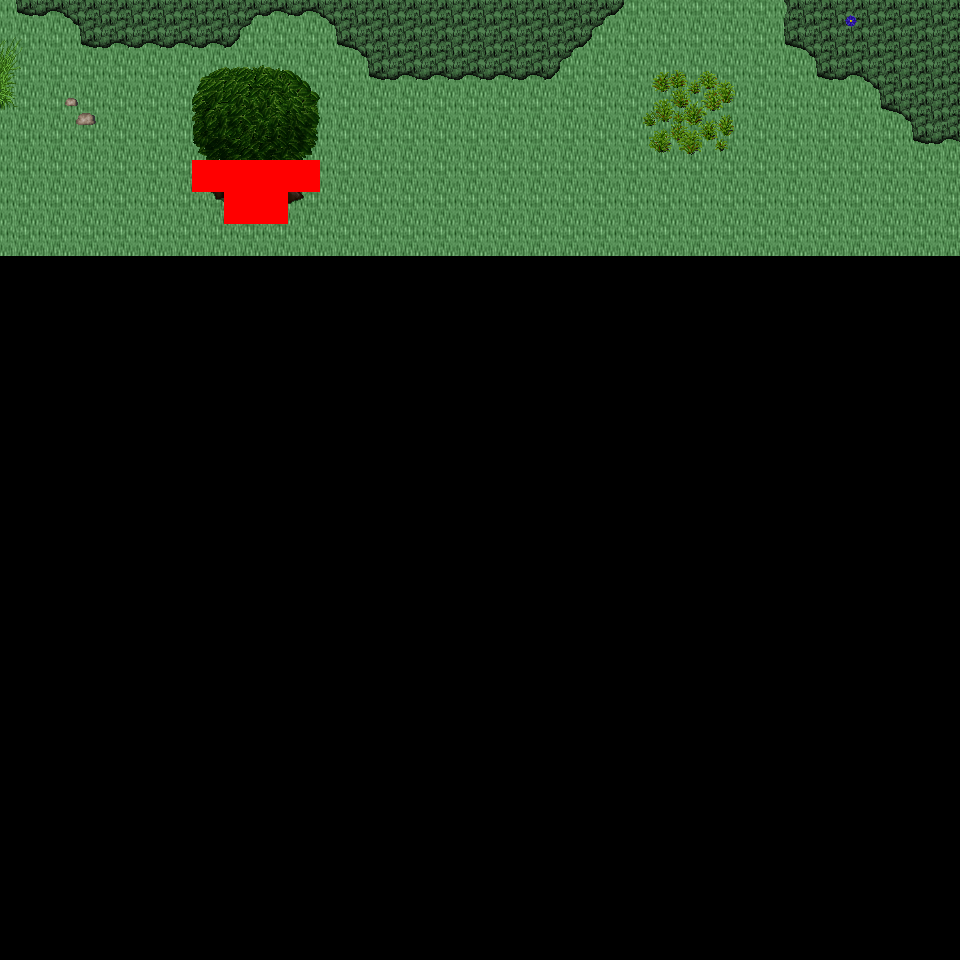

This is a level from a 2D game, rendered from its Tiled map with the project's own tilesets. A one-line summary and the map file follow, with tile-layer data summarised:
An orthogonal 30x30 tile map with 32x32 px tiles, 6 tile layers (Ground, Object, Object2, Above, ...), 33 tilesets and 3 objects (3x mapExit).

<map version="1.0" orientation="orthogonal" renderorder="right-down" width="30" height="30" tilewidth="32" tileheight="32" nextobjectid="4">
  <tileset firstgid="1" name="tileset_logic_collision" tilewidth="32" tileheight="32" tilecount="1" columns="1">
    <image source="../drawable/tileset_logic_collision.png" width="32" height="32" />
  </tileset>
  <tileset firstgid="2" name="tileset_ground_ground" tilewidth="32" tileheight="32" tilecount="33" columns="3">
    <image source="../drawable/tileset_ground_ground.png" width="96" height="352" />
  </tileset>
  <tileset firstgid="35" name="tileset_building_house_3" tilewidth="32" tileheight="32" tilecount="48" columns="6">
    <image source="../drawable/tileset_building_house_3.png" width="192" height="256" />
  </tileset>
  <tileset firstgid="83" name="tileset_building_house_chalet" tilewidth="32" tileheight="32" tilecount="56" columns="7">
    <image source="../drawable/tileset_building_house_chalet.png" width="224" height="256" />
  </tileset>
  <tileset firstgid="139" name="tileset_terrain_grassland" tilewidth="32" tileheight="32" tilecount="88" columns="8">
    <image source="../drawable/tileset_terrain_grassland.png" width="256" height="352" />
  </tileset>
  <tileset firstgid="227" name="tileset_ground_grass_edges" tilewidth="32" tileheight="32" tilecount="36" columns="12">
    <image source="../drawable/tileset_ground_grass_edges.png" width="384" height="96" />
  </tileset>
  <tileset firstgid="263" name="tileset_ground_grass_corners" tilewidth="32" tileheight="32" tilecount="24" columns="6">
    <image source="../drawable/tileset_ground_grass_corners.png" width="192" height="128" />
  </tileset>
  <tileset firstgid="287" name="tileset_ground_grass_2" tilewidth="32" tileheight="32" tilecount="21" columns="3">
    <image source="../drawable/tileset_ground_grass_2.png" width="96" height="224" />
  </tileset>
  <tileset firstgid="308" name="tileset_plant_tree_fall_trees" tilewidth="32" tileheight="32" tilecount="40" columns="8">
    <image source="../drawable/tileset_plant_tree_fall_trees.png" width="256" height="160" />
  </tileset>
  <tileset firstgid="348" name="tileset_plant_tree_pine_tree" tilewidth="32" tileheight="32" tilecount="20" columns="4">
    <image source="../drawable/tileset_plant_tree_pine_tree.png" width="128" height="160" />
  </tileset>
  <tileset firstgid="368" name="tileset_plant_tree_pine_tree_1" tilewidth="32" tileheight="32" tilecount="20" columns="4">
    <image source="../drawable/tileset_plant_tree_pine_tree_1.png" width="128" height="160" />
  </tileset>
  <tileset firstgid="388" name="tileset_plant_tree_tree_darkgreen" tilewidth="32" tileheight="32" tilecount="88" columns="8">
    <image source="../drawable/tileset_plant_tree_tree_darkgreen.png" width="256" height="352" />
  </tileset>
  <tileset firstgid="476" name="tileset_plant_tree_evergreen" tilewidth="32" tileheight="32" tilecount="36" columns="3">
    <image source="../drawable/tileset_plant_tree_evergreen.png" width="96" height="384" />
  </tileset>
  <tileset firstgid="512" name="tileset_plant_tree_dead_tree_3" tilewidth="32" tileheight="32" tilecount="16" columns="4">
    <image source="../drawable/tileset_plant_tree_dead_tree_3.png" width="128" height="128" />
  </tileset>
  <tileset firstgid="528" name="tileset_plant_stump_hollow_logs" tilewidth="32" tileheight="32" tilecount="6" columns="3">
    <image source="../drawable/tileset_plant_stump_hollow_logs.png" width="96" height="64" />
  </tileset>
  <tileset firstgid="534" name="tileset_plant_stump_stump_purple" tilewidth="32" tileheight="32" tilecount="4" columns="2">
    <image source="../drawable/tileset_plant_stump_stump_purple.png" width="64" height="64" />
  </tileset>
  <tileset firstgid="538" name="tileset_plant_leaves" tilewidth="32" tileheight="32" tilecount="8" columns="4">
    <image source="../drawable/tileset_plant_leaves.png" width="128" height="64" />
  </tileset>
  <tileset firstgid="546" name="tileset_building_door_brown_door" tilewidth="32" tileheight="32" tilecount="3" columns="1">
    <image source="../drawable/tileset_building_door_brown_door.png" width="32" height="96" />
  </tileset>
  <tileset firstgid="549" name="tileset_item_pot_barrel_with_flower" tilewidth="32" tileheight="32" tilecount="2" columns="2">
    <image source="../drawable/tileset_item_pot_barrel_with_flower.png" width="64" height="32" />
  </tileset>
  <tileset firstgid="551" name="tileset_ground_rock_pebbles" tilewidth="32" tileheight="32" tilecount="3" columns="1">
    <image source="../drawable/tileset_ground_rock_pebbles.png" width="32" height="96" />
  </tileset>
  <tileset firstgid="554" name="tileset_plant_mushroom3" tilewidth="32" tileheight="32" tilecount="2" columns="2">
    <image source="../drawable/tileset_plant_mushroom3.png" width="64" height="32" />
  </tileset>
  <tileset firstgid="556" name="tileset_plant_bush_large_green" tilewidth="32" tileheight="32" tilecount="9" columns="3">
    <image source="../drawable/tileset_plant_bush_large_green.png" width="96" height="96" />
  </tileset>
  <tileset firstgid="565" name="tileset_plant_flower_daisy_blue" tilewidth="32" tileheight="32" tilecount="8" columns="2">
    <image source="../drawable/tileset_plant_flower_daisy_blue.png" width="64" height="128" />
  </tileset>
  <tileset firstgid="573" name="tileset_plant_flower_daisy_red" tilewidth="32" tileheight="32" tilecount="8" columns="2">
    <image source="../drawable/tileset_plant_flower_daisy_red.png" width="64" height="128" />
  </tileset>
  <tileset firstgid="581" name="tileset_plant_flower_daisy_white" tilewidth="32" tileheight="32" tilecount="8" columns="2">
    <image source="../drawable/tileset_plant_flower_daisy_white.png" width="64" height="128" />
  </tileset>
  <tileset firstgid="589" name="tileset_plant_flower_daisy_yellow" tilewidth="32" tileheight="32" tilecount="8" columns="2">
    <image source="../drawable/tileset_plant_flower_daisy_yellow.png" width="64" height="128" />
  </tileset>
  <tileset firstgid="597" name="tileset_plant_flower_stone_edge_beds" tilewidth="32" tileheight="32" tilecount="24" columns="8">
    <image source="../drawable/tileset_plant_flower_stone_edge_beds.png" width="256" height="96" />
  </tileset>
  <tileset firstgid="621" name="tileset_logic_creature_human_evil" tilewidth="32" tileheight="32" tilecount="16" columns="8">
    <image source="../drawable/tileset_logic_creature_human_evil.png" width="256" height="64" />
  </tileset>
  <tileset firstgid="637" name="tileset_logic_creature_animal" tilewidth="32" tileheight="32" tilecount="32" columns="8">
    <image source="../drawable/tileset_logic_creature_animal.png" width="256" height="128" />
  </tileset>
  <tileset firstgid="669" name="tileset_ground_tall_grass" tilewidth="32" tileheight="32" tilecount="15" columns="5">
    <image source="../drawable/tileset_ground_tall_grass.png" width="160" height="96" />
  </tileset>
  <tileset firstgid="684" name="tileset_logic_creature_reptile" tilewidth="32" tileheight="32" tilecount="7" columns="7">
    <image source="../drawable/tileset_logic_creature_reptile.png" width="224" height="32" />
  </tileset>
  <tileset firstgid="691" name="tileset_logic_creature_fowl" tilewidth="32" tileheight="32" tilecount="6" columns="6">
    <image source="../drawable/tileset_logic_creature_fowl.png" width="192" height="32" />
  </tileset>
  <tileset firstgid="697" name="tileset_object_stone_well" tilewidth="32" tileheight="32" tilecount="6" columns="2">
    <image source="../drawable/tileset_object_stone_well.png" width="64" height="96" />
  </tileset>
  <layer name="Ground" width="30" height="30">
    <data>[900 cells, 240 non-empty, 2 distinct tile ids]</data>
  </layer>
  <layer name="Object" width="30" height="30">
    <data>[900 cells, 37 non-empty, 7 distinct tile ids]</data>
  </layer>
  <layer name="Object2" width="30" height="30">
    <data>[900 cells, 21 non-empty, 21 distinct tile ids]</data>
  </layer>
  <layer name="Above" width="30" height="30">
    <data>[900 cells, 0 non-empty, 0 distinct tile ids]</data>
  </layer>
  <layer name="Above2" width="30" height="30">
    <data>[900 cells, 12 non-empty, 12 distinct tile ids]</data>
  </layer>
  <layer name="Walkable" width="30" height="30">
    <data>[900 cells, 6 non-empty, 1 distinct tile ids]</data>
  </layer>
  <objectgroup name="MapEvents">
    <object id="1" name="north" type="mapExit" x="0" y="0" width="960" height="32">
      <properties>
        <property name="map" value="level_0_x20_y11" />
        <property name="x" value="0" />
        <property name="y" value="28" />
      </properties>
    </object>
    <object id="2" name="west" type="mapExit" x="0" y="0" width="32" height="960">
      <properties>
        <property name="map" value="level_0_x19_y12" />
        <property name="x" value="28" />
        <property name="y" value="0" />
      </properties>
    </object>
    <object id="3" name="east" type="mapExit" x="928" y="0" width="32" height="960">
      <properties>
        <property name="map" value="level_0_x21_y12" />
        <property name="x" value="1" />
        <property name="y" value="0" />
      </properties>
    </object>
  </objectgroup>
</map>
